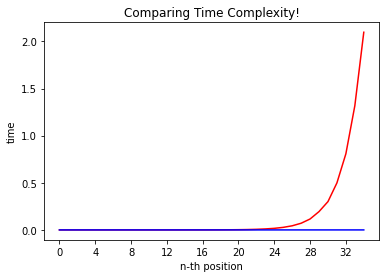

Write Python code to recreate this figure.
import time
import math
import matplotlib.pyplot as plt
import numpy as np


def fibonacci_1(n):
    if n <= 0:
        print("Invalid input!")
    elif n <= 2:
        return n-1
    else:
        return fibonacci_1(n-1)+fibonacci_1(n-2)

# n = int(input("Enter a number: "))
# nth_fib = fibonacci_1(n)
# print("The %d-th fibonacci number is %d" % (n, nth_fib))


def fibonacci_2(n):
    fibonacci_array = [0, 1]
    if n < 0:
        print("Invalid input!")
    elif n <= 2:
        return fibonacci_array[n-1]
    else:
        for i in range(2, n):
            fibonacci_array.append(fibonacci_array[i-1] + fibonacci_array[i-2])
        return fibonacci_array[-1]

# n = int(input("Enter a number: "))
# nth_fib = fibonacci_2(n)
# print("The %d-th fibonacci number is %d" % (n, nth_fib))


# change the value of n for your own experimentation
n = 35

x = [i for i in range(n)]
y = [0 for i in range(n)]
z = [0 for i in range(n)]

for i in range(n-1):
    start = time.time()
    fibonacci_1(x[i+1])
    y[i+1] = time.time()-start
    start = time.time()
    fibonacci_2(x[i+1])
    z[i+1] = time.time()-start

x_interval = math.ceil(n/10)
plt.plot(x, y, 'r')
plt.plot(x, z, 'b')
plt.xticks(np.arange(min(x), max(x)+1, x_interval))
plt.xlabel('n-th position')
plt.ylabel('time')

plt.title('Comparing Time Complexity!')
plt.show()
